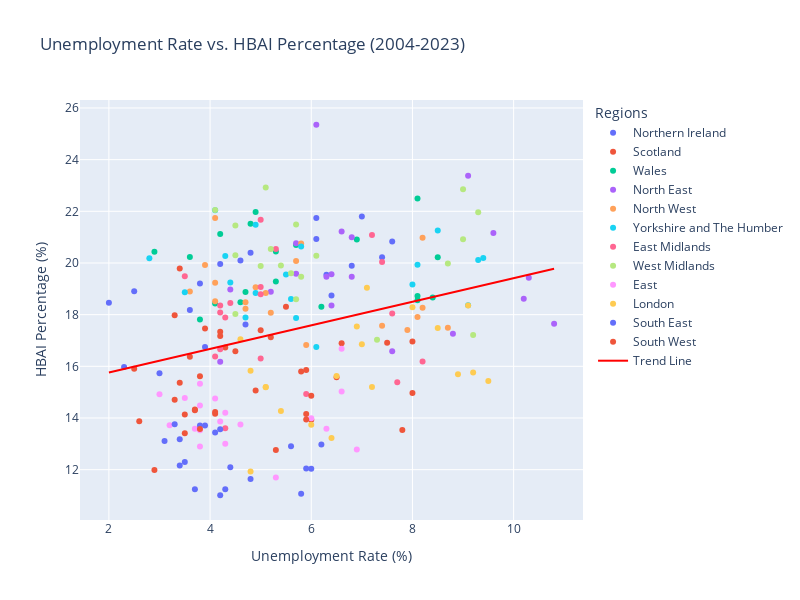

Source (notebook cell):
### Code cell
combined = unemp_df_plot_data.merge(hbai_plot_data, on=['Year','Regions'])
import plotly.express as px
import plotly.graph_objects as go
import numpy as np
print(combined)
# Scatter plot with Plotly Express
fig = px.scatter(combined, x='unemp pct', y='Low income pct', color='Regions', 
                 #text='Regions', 
                 hover_data=['Year'], title='Unemployment Rate vs. HBAI Percentage (2004-2023)')


# Add trend line
m, b = np.polyfit(combined['unemp pct'], combined['Low income pct'], 1)
trend_x = np.array([min(combined['unemp pct']), max(combined['unemp pct'])])
trend_y = m * trend_x + b
fig.add_trace(go.Scatter(x=trend_x, y=trend_y, mode='lines', name='Trend Line', line=dict(color='red')))

# Update layout
fig.update_traces(textposition='top center')
fig.update_layout(xaxis_title='Unemployment Rate (%)', yaxis_title='HBAI Percentage (%)', 
                  showlegend=True, height=600, width=800)

# Show plot
fig.show()

### Figure 1 — Plotly figure (JSON) as saved in the notebook; plotly's stock layout.template omitted (floating-point values rounded to 4 significant figures)
{"data": [{"customdata": [[2004], [2005], [2006], [2007], [2008], [2009], [2010], [2011], [2012], [2013], [2014], [2015], [2016], [2017], [2018], [2019], [2020], [2022], [2023]], "hovertemplate": "Regions=Northern Ireland<br>unemp pct=%{x}<br>Low income pct=%{y}<br>Year=%{customdata[0]}<extra></extra>", "legendgroup": "Northern Ireland", "marker": {"color": "#636efa", "symbol": "circle"}, "mode": "markers", "name": "Northern Ireland", "orientation": "v", "showlegend": true, "textposition": "top center", "type": "scatter", "x": [4.6, 4.8, 4.2, 3.8, 6.3, 6.8, 7, 7.4, 7.6, 6.4, 6.1, 6.1, 4.7, 3.6, 3, 2.5, 3.9, 2.3, 2], "xaxis": "x", "y": [20.1, 20.4, 19.96, 19.21, 19.54, 19.89, 21.8, 20.22, 20.83, 18.74, 20.93, 21.74, 17.62, 18.18, 15.73, 18.91, 16.75, 15.97, 18.46], "yaxis": "y"}, {"customdata": [[2004], [2005], [2006], [2007], [2008], [2009], [2010], [2011], [2012], [2013], [2014], [2015], [2016], [2017], [2018], [2019], [2020], [2022], [2023]], "hovertemplate": "Regions=Scotland<br>unemp pct=%{x}<br>Low income pct=%{y}<br>Year=%{customdata[0]}<extra></extra>", "legendgroup": "Scotland", "marker": {"color": "#EF553B", "symbol": "circle"}, "mode": "markers", "name": "Scotland", "orientation": "v", "showlegend": true, "textposition": "top center", "type": "scatter", "x": [5.5, 5.2, 5, 4.5, 6.6, 7.5, 8, 8, 7.8, 6.5, 6, 4.9, 4.3, 4.2, 3.9, 3.6, 4.2, 3.4, 3.3], "xaxis": "x", "y": [18.31, 17.13, 17.4, 16.58, 16.89, 16.91, 16.96, 14.97, 13.54, 15.58, 13.93, 15.06, 16.73, 17.17, 17.46, 16.37, 17.34, 19.79, 17.98], "yaxis": "y"}, {"customdata": [[2004], [2005], [2006], [2007], [2008], [2009], [2010], [2011], [2012], [2013], [2014], [2015], [2016], [2017], [2018], [2019], [2020], [2022], [2023]], "hovertemplate": "Regions=Wales<br>unemp pct=%{x}<br>Low income pct=%{y}<br>Year=%{customdata[0]}<extra></extra>", "legendgroup": "Wales", "marker": {"color": "#00cc96", "symbol": "circle"}, "mode": "markers", "name": "Wales", "orientation": "v", "showlegend": true, "textposition": "top center", "type": "scatter", "x": [4.9, 5.3, 5.3, 5.7, 8.1, 8.1, 8.5, 8.4, 8.1, 6.9, 6.2, 4.7, 4.8, 4.6, 4.1, 3.6, 4.2, 3.8, 2.9], "xaxis": "x", "y": [21.97, 19.28, 20.44, 20.7, 22.5, 18.56, 20.22, 18.66, 18.72, 20.91, 18.31, 18.88, 21.52, 18.48, 18.43, 20.23, 21.12, 17.81, 20.43], "yaxis": "y"}, {"customdata": [[2004], [2005], [2006], [2007], [2008], [2009], [2010], [2011], [2012], [2013], [2014], [2015], [2016], [2017], [2018], [2019], [2020], [2022], [2023]], "hovertemplate": "Regions=North East<br>unemp pct=%{x}<br>Low income pct=%{y}<br>Year=%{customdata[0]}<extra></extra>", "legendgroup": "North East", "marker": {"color": "#ab63fa", "symbol": "circle"}, "mode": "markers", "name": "North East", "orientation": "v", "showlegend": true, "textposition": "top center", "type": "scatter", "x": [5.7, 6.6, 6.4, 6.8, 9.1, 9.6, 10.3, 10.8, 10.2, 8.8, 7.6, 6.8, 6.4, 5.2, 5.7, 6.3, 6.1, 4.2, 4.4], "xaxis": "x", "y": [20.76, 21.22, 19.56, 21, 23.38, 21.16, 19.43, 17.65, 18.62, 17.26, 16.58, 19.47, 18.35, 18.89, 19.58, 19.47, 25.35, 16.18, 18.97], "yaxis": "y"}, {"customdata": [[2004], [2005], [2006], [2007], [2008], [2009], [2010], [2011], [2012], [2013], [2014], [2015], [2016], [2017], [2018], [2019], [2020], [2022], [2023]], "hovertemplate": "Regions=North West<br>unemp pct=%{x}<br>Low income pct=%{y}<br>Year=%{customdata[0]}<extra></extra>", "legendgroup": "North West", "marker": {"color": "#FFA15A", "symbol": "circle"}, "mode": "markers", "name": "North West", "orientation": "v", "showlegend": true, "textposition": "top center", "type": "scatter", "x": [4.9, 5.2, 5.7, 5.8, 8.2, 8.2, 8.1, 8.7, 7.9, 7.4, 5.9, 5.1, 4.7, 4.1, 3.9, 4.1, 4.7, 3.6, 4.1], "xaxis": "x", "y": [19.06, 18.07, 20.08, 20.75, 20.98, 18.27, 17.91, 17.49, 17.41, 17.57, 16.83, 18.84, 18.23, 19.23, 19.92, 18.52, 18.48, 18.9, 21.74], "yaxis": "y"}, {"customdata": [[2004], [2005], [2006], [2007], [2008], [2009], [2010], [2011], [2012], [2013], [2014], [2015], [2016], [2017], [2018], [2019], [2020], [2022], [2023]], "hovertemplate": "Regions=Yorkshire and The Humber<br>unemp pct=%{x}<br>Low income pct=%{y}<br>Year=%{customdata[0]}<extra></extra>", "legendgroup": "Yorkshire and The Humber", "marker": {"color": "#19d3f3", "symbol": "circle"}, "mode": "markers", "name": "Yorkshire and The Humber", "orientation": "v", "showlegend": true, "textposition": "top center", "type": "scatter", "x": [4.4, 5.7, 5.5, 5.8, 8.1, 8.5, 9.4, 9.3, 9.1, 8, 6.1, 5.6, 4.9, 4.7, 4.3, 4.1, 4.9, 3.5, 2.8], "xaxis": "x", "y": [19.24, 17.87, 19.55, 20.64, 19.93, 21.26, 20.19, 20.12, 18.36, 19.17, 16.75, 18.61, 18.84, 17.89, 20.27, 22.04, 21.48, 18.87, 20.18], "yaxis": "y"}, {"customdata": [[2004], [2005], [2006], [2007], [2008], [2009], [2010], [2011], [2012], [2013], [2014], [2015], [2016], [2017], [2018], [2019], [2020], [2022], [2023]], "hovertemplate": "Regions=East Midlands<br>unemp pct=%{x}<br>Low income pct=%{y}<br>Year=%{customdata[0]}<extra></extra>", "legendgroup": "East Midlands", "marker": {"color": "#FF6692", "symbol": "circle"}, "mode": "markers", "name": "East Midlands", "orientation": "v", "showlegend": true, "textposition": "top center", "type": "scatter", "x": [4.4, 5, 5, 5.3, 7.2, 7.4, 7.6, 8.2, 7.7, 5.9, 5, 4.2, 4.2, 4.3, 4.2, 4.3, 5, 3.5, 4.1], "xaxis": "x", "y": [18.45, 18.79, 19.07, 20.54, 21.08, 20.04, 18.04, 16.19, 15.38, 14.93, 16.3, 18.08, 18.35, 17.89, 16.66, 13.6, 21.67, 19.49, 16.38], "yaxis": "y"}, {"customdata": [[2004], [2005], [2006], [2007], [2008], [2009], [2010], [2011], [2012], [2013], [2014], [2015], [2016], [2017], [2018], [2019], [2020], [2022], [2023]], "hovertemplate": "Regions=West Midlands<br>unemp pct=%{x}<br>Low income pct=%{y}<br>Year=%{customdata[0]}<extra></extra>", "legendgroup": "West Midlands", "marker": {"color": "#B6E880", "symbol": "circle"}, "mode": "markers", "name": "West Midlands", "orientation": "v", "showlegend": true, "textposition": "top center", "type": "scatter", "x": [5, 5.6, 5.7, 6.1, 9.3, 9, 9, 8.7, 9.2, 7.3, 5.8, 5.7, 5.4, 4.5, 4.5, 5.2, 5.1, 4.5, 4.1], "xaxis": "x", "y": [19.88, 19.6, 21.49, 20.28, 21.96, 22.85, 20.92, 19.98, 17.21, 17.03, 19.47, 18.6, 19.9, 18.03, 20.3, 20.54, 22.92, 21.45, 22.05], "yaxis": "y"}, {"customdata": [[2004], [2005], [2006], [2007], [2008], [2009], [2010], [2011], [2012], [2013], [2014], [2015], [2016], [2017], [2018], [2019], [2020], [2022], [2023]], "hovertemplate": "Regions=East<br>unemp pct=%{x}<br>Low income pct=%{y}<br>Year=%{customdata[0]}<extra></extra>", "legendgroup": "East", "marker": {"color": "#FF97FF", "symbol": "circle"}, "mode": "markers", "name": "East", "orientation": "v", "showlegend": true, "textposition": "top center", "type": "scatter", "x": [3.8, 4.6, 4.3, 4.3, 6, 6.6, 6.6, 6.9, 6.3, 5.3, 4.2, 3.8, 3.5, 3.8, 3, 3.7, 4.1, 3.8, 3.2], "xaxis": "x", "y": [15.33, 13.75, 13, 14.2, 13.99, 16.68, 15.03, 12.78, 13.58, 11.7, 13.86, 12.9, 14.77, 14.48, 14.92, 13.58, 14.75, 13.53, 13.72], "yaxis": "y"}, {"customdata": [[2004], [2005], [2006], [2007], [2008], [2009], [2010], [2011], [2012], [2013], [2014], [2015], [2016], [2017], [2018], [2019], [2020], [2022], [2023]], "hovertemplate": "Regions=London<br>unemp pct=%{x}<br>Low income pct=%{y}<br>Year=%{customdata[0]}<extra></extra>", "legendgroup": "London", "marker": {"color": "#FECB52", "symbol": "circle"}, "mode": "markers", "name": "London", "orientation": "v", "showlegend": true, "textposition": "top center", "type": "scatter", "x": [7.1, 8, 7, 6.9, 8.5, 9.1, 9.5, 9.2, 8.9, 7.2, 6.4, 6, 5.4, 5.1, 4.6, 4.8, 6.5, 4.8, 5.1], "xaxis": "x", "y": [19.04, 18.29, 16.85, 17.54, 17.48, 18.35, 15.43, 15.76, 15.69, 15.2, 13.23, 13.74, 14.27, 15.19, 17.05, 15.83, 15.63, 11.93, 15.2], "yaxis": "y"}, {"customdata": [[2004], [2005], [2006], [2007], [2008], [2009], [2010], [2011], [2012], [2013], [2014], [2015], [2016], [2017], [2018], [2019], [2020], [2022], [2023]], "hovertemplate": "Regions=South East<br>unemp pct=%{x}<br>Low income pct=%{y}<br>Year=%{customdata[0]}<extra></extra>", "legendgroup": "South East", "marker": {"color": "#636efa", "symbol": "circle"}, "mode": "markers", "name": "South East", "orientation": "v", "showlegend": true, "textposition": "top center", "type": "scatter", "x": [3.7, 4.4, 4.1, 4.2, 5.6, 6, 5.9, 5.8, 6.2, 4.8, 4.3, 4.2, 3.4, 3.4, 3.1, 3.8, 3.9, 3.3, 3.5], "xaxis": "x", "y": [11.24, 12.09, 13.44, 13.56, 12.91, 12.04, 12.05, 11.07, 12.97, 11.64, 11.24, 11.01, 12.16, 13.18, 13.11, 13.71, 13.71, 13.76, 12.3], "yaxis": "y"}, {"customdata": [[2004], [2005], [2006], [2007], [2008], [2009], [2010], [2011], [2012], [2013], [2014], [2015], [2016], [2017], [2018], [2019], [2020], [2022], [2023]], "hovertemplate": "Regions=South West<br>unemp pct=%{x}<br>Low income pct=%{y}<br>Year=%{customdata[0]}<extra></extra>", "legendgroup": "South West", "marker": {"color": "#EF553B", "symbol": "circle"}, "mode": "markers", "name": "South West", "orientation": "v", "showlegend": true, "textposition": "top center", "type": "scatter", "x": [3.4, 3.8, 3.7, 3.8, 5.8, 5.9, 6, 5.9, 5.9, 5.3, 4.1, 4.1, 3.5, 2.9, 3.3, 3.5, 3.7, 2.5, 2.6], "xaxis": "x", "y": [15.36, 13.57, 14.3, 15.62, 15.8, 15.86, 14.86, 14.15, 13.94, 12.76, 14.16, 14.23, 13.41, 11.99, 14.71, 14.14, 14.33, 15.91, 13.87], "yaxis": "y"}, {"line": {"color": "red"}, "mode": "lines", "name": "Trend Line", "textposition": "top center", "type": "scatter", "x": [2, 10.8], "y": [15.76, 19.78]}], "layout": {"height": 600, "legend": {"title": {"text": "Regions"}, "tracegroupgap": 0}, "showlegend": true, "title": {"text": "Unemployment Rate vs. HBAI Percentage (2004-2023)"}, "width": 800, "xaxis": {"anchor": "y", "domain": [0, 1], "title": {"text": "Unemployment Rate (%)"}}, "yaxis": {"anchor": "x", "domain": [0, 1], "title": {"text": "HBAI Percentage (%)"}}}}
